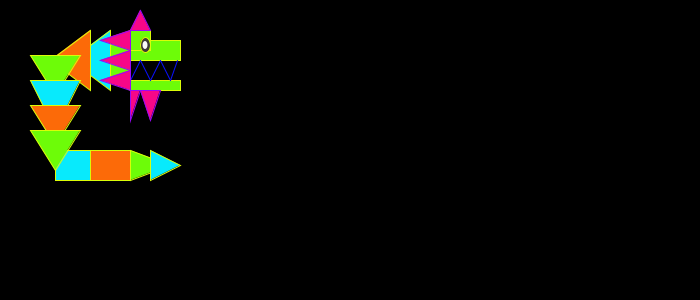
Frame 1 (no input)
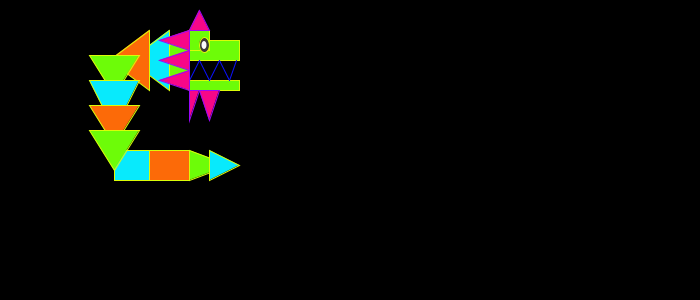
Frame 60 (the mouse pressed at the canvas centre just before this capture)
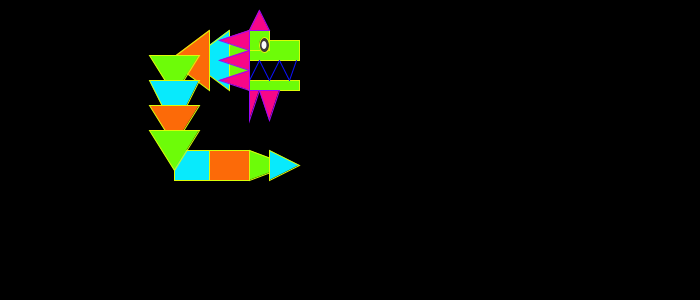
Frame 120 (the mouse held since frame 60 and released just before this capture)

The Processing sketch that drew these frames (run headless with seeded random() and noise(); from frame 60 on, the mouse is pressed at the canvas centre):

// Processing sketch: processing_168689
// ── processing_168689.pde

int a=130;
int b=90;
int c=110;
int d=70;
int e=50;
int f=30;
int g=80;
int h=55;
int i=170;
int j=150;
int k=180;
int l=145;
int m=140;
int n=160;
int o=177;
int p=100;
void setup()
{
    size(700,300);
}
void draw()
  {
   background(0);
  stroke(#DBFC08);
  fill(#6DFC08);
  rect(a,80,50,10);
  rect(a,40,50,20);
  rect(a,30,20,20);
  triangle(a,30,a,90,b,60);
  fill(#08EAFC);
  triangle(c,30,c,90,d,60);
  fill(#FC6A08);
  triangle(b,30,b,90,e,60);
  fill(#6DFC08);
  triangle(f,55,g,55,h,95);
  fill(#08EAFC);
  triangle(f,80,g,80,h,130);
  fill(#FC6A08);
  triangle(f,105,g,105,h,145);
  fill(#08EAFC);
  rect(h,150,40,30);
  fill(#6DFC08);
  triangle(f,130,g,130,h,170);
  fill(#FC6A08);
  rect(b,150,40,30);
  fill(#6DFC08);
  triangle(a,150,a,180,i,165);
  fill(#08EAFC);
  triangle(j,150,j,180,k,165);
  fill(#3E3A37);
  ellipse(l,45,10,15);
  noStroke();
  fill(250);
  ellipse(l,45,5,8);
  stroke(#0A10FF);
  line(a,80,m,60);
  line(m,60,j,80);
  line(j,80,n,60);
  line(n,60,i,80);
  line(i,80,o,60);
  fill(#F70788);
  stroke(#9A07F7);
  triangle(n,90,j,120,m,90);
  triangle(m,90,a,90,a,120);
  triangle(a,90,a,70,p,80);
  triangle(a,70,a,50,p,60);
  triangle(a,50,a,30,p,40);
  triangle(a,30,j,30,m,10);
  a=a+1;
  b=b+1;
  c=c+1;
  d=d+1;
  e=e+1;
  f=f+1;
  g=g+1;
  h=h+1;
  i=i+1;
  j=j+1;
  k=k+1;
  l=l+1;
  m=m+1;
  n=n+1;
  o=o+1;
  p=p+1; 
}
